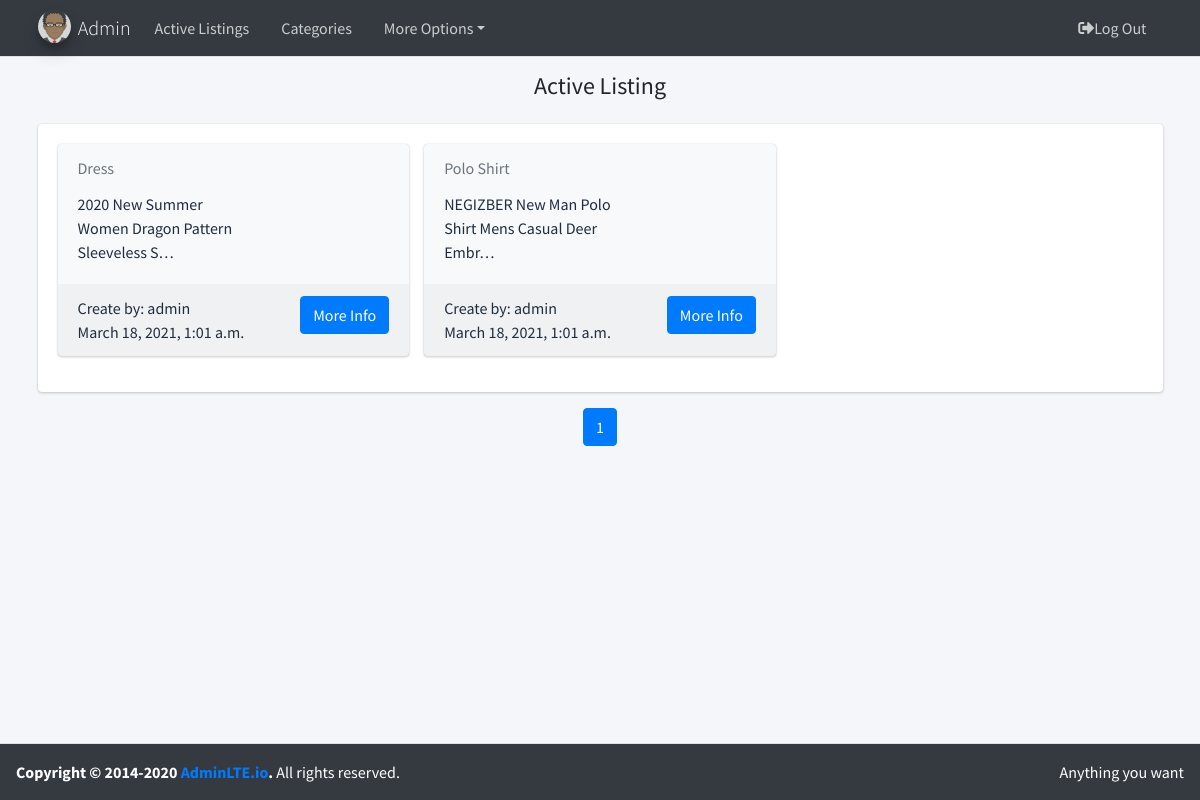
Screenshot of / (signed in) with the database file from the repository.
### auctions/models.py (models this page shows, shortened)
class User(AbstractUser):
    def __str__(self):
        return  f'{self.username}'

class Listing(models.Model):
    lis_name = models.CharField(max_length=50, verbose_name='name')
    lis_description = models.TextField(max_length=500, verbose_name='description')
    lis_image = models.CharField(max_length=500, verbose_name='image')
    lis_active = models.BooleanField(default=True, verbose_name='active')
    lis_date = models.DateTimeField(auto_now=True, verbose_name='date')
    lis_price = models.DecimalField(validators=[MinValueValidator(0)], max_digits=10, decimal_places=2, verbose_name='price')
    lis_user = models.ForeignKey(User, on_delete=models.CASCADE, related_name="listing_user", blank=True, verbose_name='User')
    category = models.ManyToManyField(Category, blank=True, related_name="listing_category")
    watchlist = models.ManyToManyField(User, related_name='watchlist', blank=True)
    class Meta:
        ordering = ['id']

### auctions/views.py (the view)
# urls.py: path("", views.Index.as_view(), name='index'),
class Index(ListView):
    paginate_by = 12
    model = Listing
    template_name = 'listings/listlisting.html'
    def dispatch(self, request, *args, **kwargs):
        if not request.user.is_authenticated:
            return HttpResponseRedirect(reverse('login'))
        return super().dispatch(request, *args, **kwargs)
    def get_queryset(self):
        qs = self.model.objects.filter(lis_active=True)
        return qs
    def get_context_data(self, **kwargs):
        context = super().get_context_data(**kwargs)
        context['title'] = 'Active Listing'
        context['name_page'] = 'HomePage'
        return context

### auctions/templates/listings/listlisting.html (shortened to what this page needs)
{% extends "base/body.html" %}
{% load static %}
{% block cheader %}
    {% if user.is_authenticated %}
        <h4 class="text-center"> {{ title }}</h4>
    {% endif %}
{% endblock %}
{% block content %}
    {% if user.is_authenticated %}
        {% if object_list %}
            <div class="card card-success">
                <div class="card-body">
                    <div class="row">
                        {% for foo in object_list %}
                            <div class="col-12 col-sm-6 col-md-4 d-flex align-items-stretch" id ='lis-card'>
                                <div class="card bg-light">
                                    <div class="card-header text-muted border-bottom-0">
                                        {{ foo.lis_name }}
                                    </div>
                                    <div class="card-body pt-0">
                                        <div class="row">
                                            <div class="col-7">
                                                {{ foo.lis_description|truncatechars:50 }}
                                            </div>
                                            <div class="col-5 text-center">
                                            </div>
                                        </div>
                                    </div>
                                    <div class="card-footer">
                                        Create by: {{ foo.lis_user }}
                                        <a href="{% url 'view' foo.id %}" class="">
                                            <button class="btn btn-primary float-right">More Info</button>
                                        </a>
                                        <footer>{{ foo.lis_date }}</footer>
                                    </div>
                                </div>
                            </div>
                        {% endfor %}
                    </div>
                </div>
            </div>
            <nav aria-label="Page navigation example">
                <ul class="pagination justify-content-center">
                {% for num in paginator.page_range %}
                    {% if page_obj.number == num %}
                        <li  class="page-item active">
                            <span class="page-link"> {{ num }}</span>
                        </li>
                    {% elif num > page_obj.number|add:'-3' and num < page_obj.number|add:'3' %}
                        <a class="page-link"
                           href="?page={{ num }}"> {{ num }}</a>
                    {% endif %}
                {% endfor %}
                </ul>
            </nav>
        {% endif %}
    {% endif %}
{% endblock %}

### auctions/templates/base/navbar.html (shortened to what this page needs)
{% load static %}
<nav class="main-header navbar navbar-expand-md navbar-light navbar-dark">
    <div class="container">
        <a class="navbar-brand">
            {% if user.is_authenticated %}
                <img src="{% static 'lib/adminlte-3.0.4/img/avatar.png' %}" alt="AdminLTE Logo"
                     class="brand-image img-circle elevation-3" style="opacity: .8">
                <span class="brand-text font-weight-light">{{ user.username|title }}</span>
            {% endif %}
        </a>
        <div class="collapse navbar-collapse order-3" id="navbarCollapse">
            <ul class="navbar-nav">
                <li class="nav-item">
                    <a class="nav-link" href="{% url 'index' %}">Active Listings</a>
                </li>
                {% if user.is_authenticated %}
                    <li class="nav-item">
                        <a href="{% url 'category' %}" class="nav-link">Categories</a>
                    </li>
                    <li class="nav-item dropdown">
                    <a id="dropdownSubMenu1" href="#" data-toggle="dropdown" aria-haspopup="true"
                       aria-expanded="false" class="nav-link dropdown-toggle">More Options</a>
                </li>
                {% endif %}
            </ul>
        </div>
        <ul class="order-1 order-md-3 navbar-nav navbar-no-expand ml-auto">
            {% if user.is_authenticated %}
                <li class="nav-item">
                    <a class="nav-link" href="{% url 'logout' %}"> <i class="fas fa-sign-out-alt"></i>Log
                        Out</a>
                </li>
            {% endif %}
        </ul>
    </div>
</nav>

### rows the page displays
User: username "Admin"
Listing: lis_name "Dress", lis_description "2020 New Summer Women Dragon Pattern Sleeveless S…", lis_user "admin", lis_date "March 18, 2021, 1:01 a.m."
Listing: lis_name "Polo Shirt", lis_description "NEGIZBER New Man Polo Shirt Mens Casual Deer Embr…", lis_user "admin", lis_date "March 18, 2021, 1:01 a.m."

### other values shown
{{ title }} "Active Listing"
{{ num }} "1"
